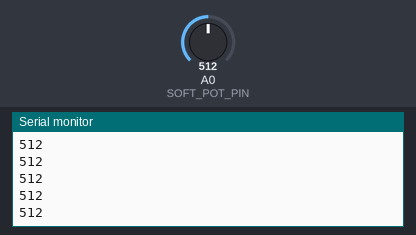
Recording of a sketch running on a simulated Arduino Uno, built with avr-gcc and run on an emulated ATmega328P. Shown: the last lines printed to the serial monitor. Inputs (shaded band) come from the test bench; at power-on: A0 (SOFT_POT_PIN) = 512.

Above: at 1.4 s.
1.5 s: A0 (SOFT_POT_PIN) set to 398
At 1.54 s:
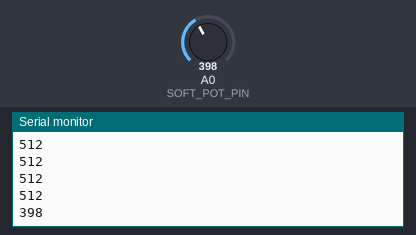
3.0 s: A0 (SOFT_POT_PIN) set to 306
At 3.03 s:
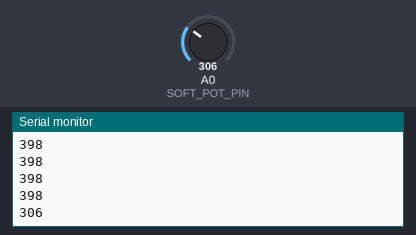
Timing chart, 0 to 6.0 s (numbered marks = the images above; inputs shaded):
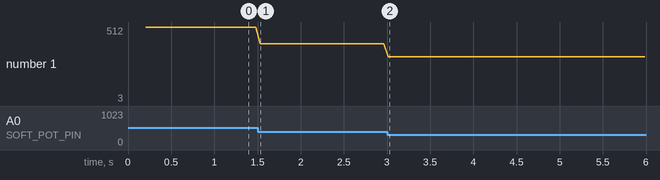

Measured:
- after the input at 1.5 s, the serial monitor: prints a new line at once (image 1)
- after the input at 3.0 s, the serial monitor: prints a new line at once (image 2)
- plotted number 1: 512 → 398 after the input at 1.5 s

The sketch:

SynthStick.ino
```cpp
#include <SoftwareSerial.h>

SoftwareSerial mySerial(2, 3); // RX, TX

const int SOFT_POT_PIN = A0; // Pin connected to softpot wiper
int  instrument = 2;
int note = 40;
byte resetMIDI = 4; //Tied to VS1053 Reset line
byte ledPin = 13; //MIDI traffic inidicator

void setup() {
  Serial.begin(9600);
  //Setup soft serial for MIDI control
  mySerial.begin(31250);

  pinMode(SOFT_POT_PIN, INPUT);

  //Reset the VS1053
  pinMode(resetMIDI, OUTPUT);
  digitalWrite(resetMIDI, LOW);
  delay(100);
  digitalWrite(resetMIDI, HIGH);
  delay(100);
  talkMIDI(0xB0, 0x07, 120); //0xB0 is channel message, set channel volume to near max (127)
}

void loop() {
  talkMIDI(0xB0, 0, 0x79); //Default bank GM1

  // Read in the soft pot's ADC value
  int softPotADC = analogRead(SOFT_POT_PIN);

  talkMIDI(0xC0, instrument, 0); //Set instrument number. 0xC0 is a 1 data byte command

  //if (softPotADC < 10 && softPotADC > 0) {
    Serial.println(softPotADC);
  //}

  //if pot is pressed, play note
  if (softPotADC > 10) {

    if (softPotADC <= 101) {
       //Note on channel 1 (0x90), some note value (note), middle velocity (0x45):
      noteOn(0, 40, 60);
      delay(50);
    }
    else if (softPotADC <= 204) {
      //Note on channel 1 (0x90), some note value (note), middle velocity (0x45):
      noteOn(0, 43, 60);
      delay(50);
    }
    else if (softPotADC <= 306) {
      //Note on channel 1 (0x90), some note value (note), middle velocity (0x45):
      noteOn(0, 45, 60);
      delay(50);
    }
    else if (softPotADC <= 408) {
      //Note on channel 1 (0x90), some note value (note), middle velocity (0x45):
      noteOn(0, 47, 60);
      delay(50);
    }
    else if (softPotADC <= 510) {
      //Note on channel 1 (0x90), some note value (note), middle velocity (0x45):
      noteOn(0, 50, 60);
      delay(50);
    }
    else if (softPotADC <= 612) {
      //Note on channel 1 (0x90), some note value (note), middle velocity (0x45):
      noteOn(0, 53, 60);
      delay(50);
    }
    else if (softPotADC <= 714) {
      //Note on channel 1 (0x90), some note value (note), middle velocity (0x45):
      noteOn(0, 55, 60);
      delay(50);
    }
    else if (softPotADC <= 816) {
      //Note on channel 1 (0x90), some note value (note), middle velocity (0x45):
      noteOn(0, 57, 60);
      delay(50);
    }
    else if (softPotADC <= 918) {
      //Note on channel 1 (0x90), some note value (note), middle velocity (0x45):
      noteOn(0, 60, 60);
      delay(50);
    }
    else if (softPotADC <= 1023) {
      //Note on channel 1 (0x90), some note value (note), middle velocity (0x45):
      noteOn(0, 70, 60);
      delay(50);
    }
    else {
      //do nothing
    }

    //Turn off the note with a given off/release velocity
//    noteOff(0, note, 60);
//    delay(50);
  }
}

//Send a MIDI note-on message.  Like pressing a piano key
//channel ranges from 0-15
void noteOn(byte channel, byte note, byte attack_velocity) {
  talkMIDI( (0x90 | channel), note, attack_velocity);
}

//Send a MIDI note-off message.  Like releasing a piano key
void noteOff(byte channel, byte note, byte release_velocity) {
  talkMIDI( (0x80 | channel), note, release_velocity);
}

//Plays a MIDI note. Doesn't check to see that cmd is greater than 127, or that data values are less than 127
void talkMIDI(byte cmd, byte data1, byte data2) {
  digitalWrite(ledPin, HIGH);
  mySerial.write(cmd);
  mySerial.write(data1);

  //Some commands only have one data byte. All cmds less than 0xBn have 2 data bytes
  //(sort of: http://253.ccarh.org/handout/midiprotocol/)
  if( (cmd & 0xF0) <= 0xB0)
    mySerial.write(data2);

  digitalWrite(ledPin, LOW);
}
```
